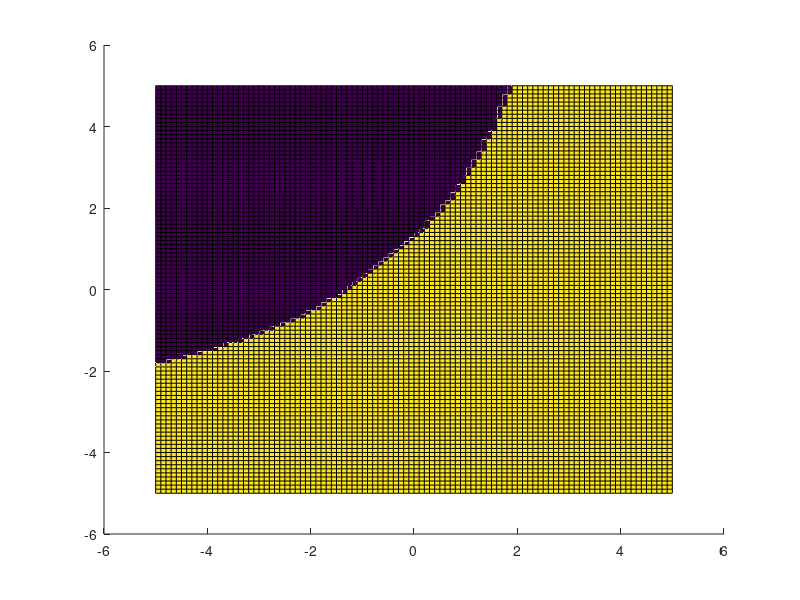

The MATLAB script that drew this image:
% computer exercise 1, chap 6, Duda 
% use feature vector and weight vectors as column vector
close all;
clc;

% dimension
d=2;
% non-linear function parameters
a = 1.716;
b = 2/3;
step = 0.1;

%weight vectors of hidden layer
w = [-1.0, -0.5, 1.5; 1.0, 1.5, -0.5]';

% weight vectors for output
v = [0.5 -1.0 1.0]';

%output of hidden layers
y = zeros(3,1);
y(1) = 1;

%output of output layer
z = zeros(1,(10/step + 1).^2);
% i denotes x axis, j denotes y axis
x1 = -5.0;
x2 = -5.0;
index = 1;
while x1 <= 5.0
    while x2 <= 5.0
        x = [1 x1 x2]';
        % calculate hidden layers
        for j=1:d
             y(1+j) = a*tanh(b*w(:,j)'*x);
        end    
        % calculate output
        if a*tanh(b*v'*y) > 0
            z(index) = 1;
        elseif a*tanh(b*v'*y) < 0
            z(index) = -1;
        else
            z(index) = 0;
        end    
         index = index + 1;
        x2 = x2 + step;
    end
    x1 = x1 + step;
    x2 = -5.0;
end    

x1 = -5.0:step:5.0;
x2 = -5.0:step:5.0;
z=reshape(z,[10/step + 1,10/step + 1]);
surface(x1,x2,z)

